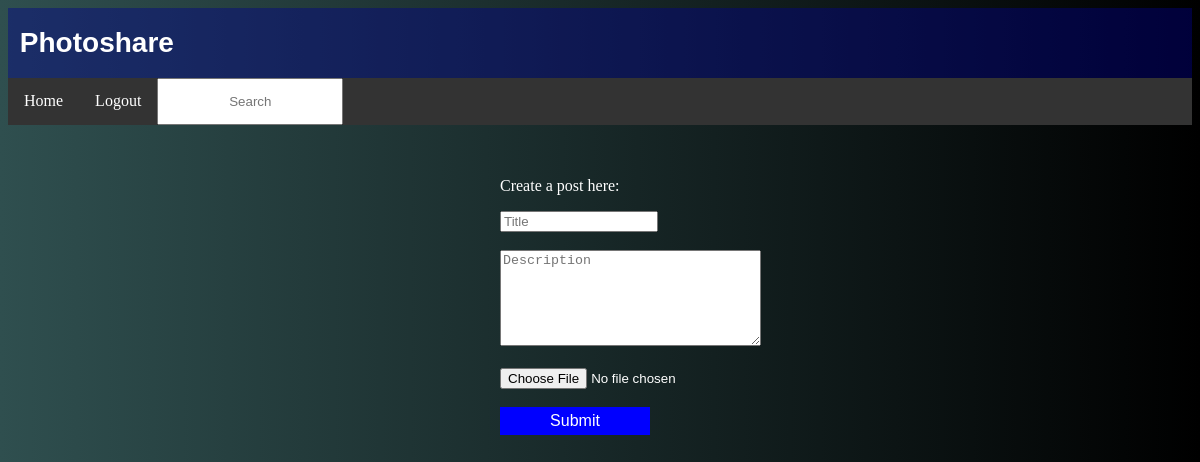
Before: /index.php (signed in) with the older database file.
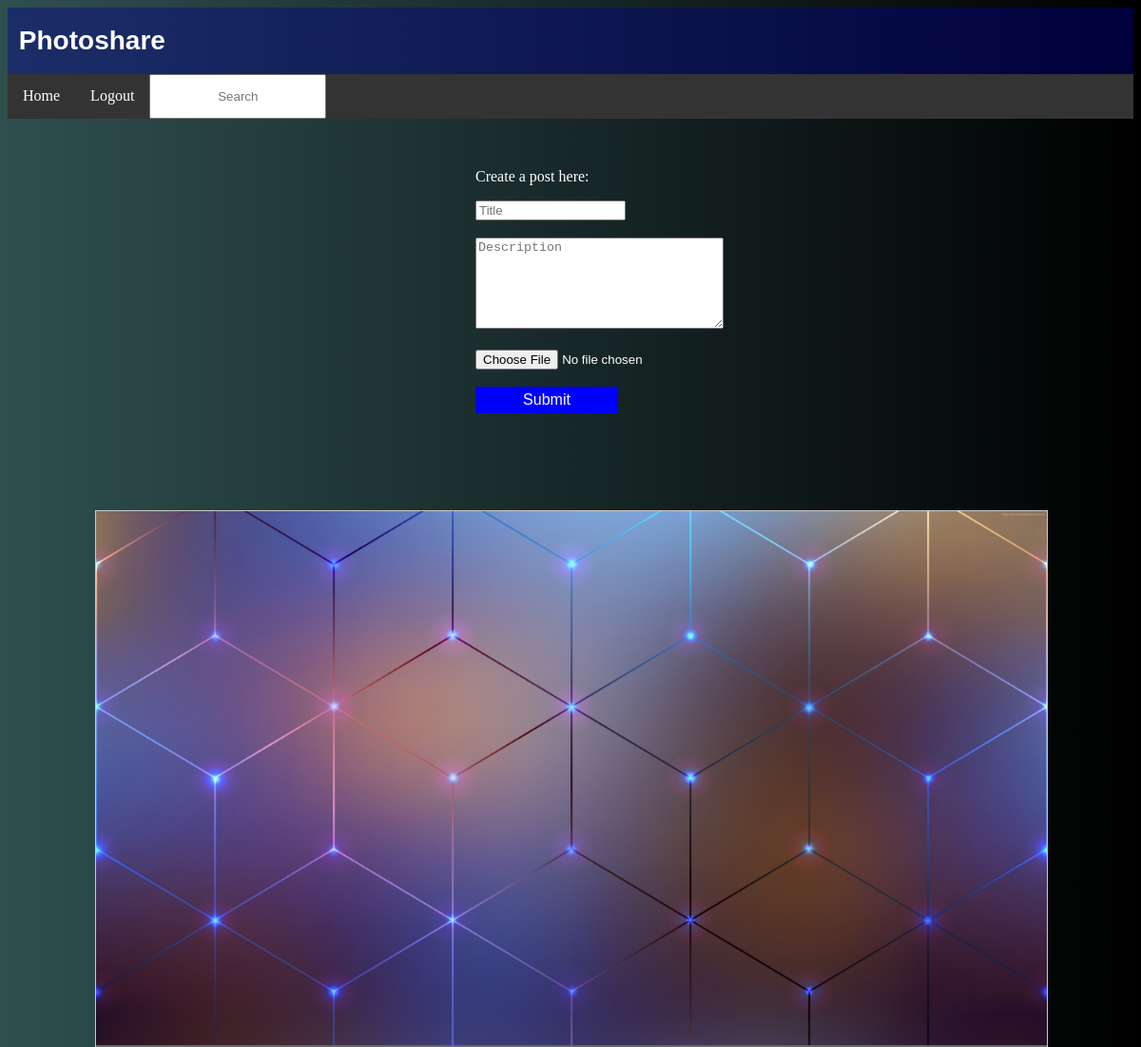
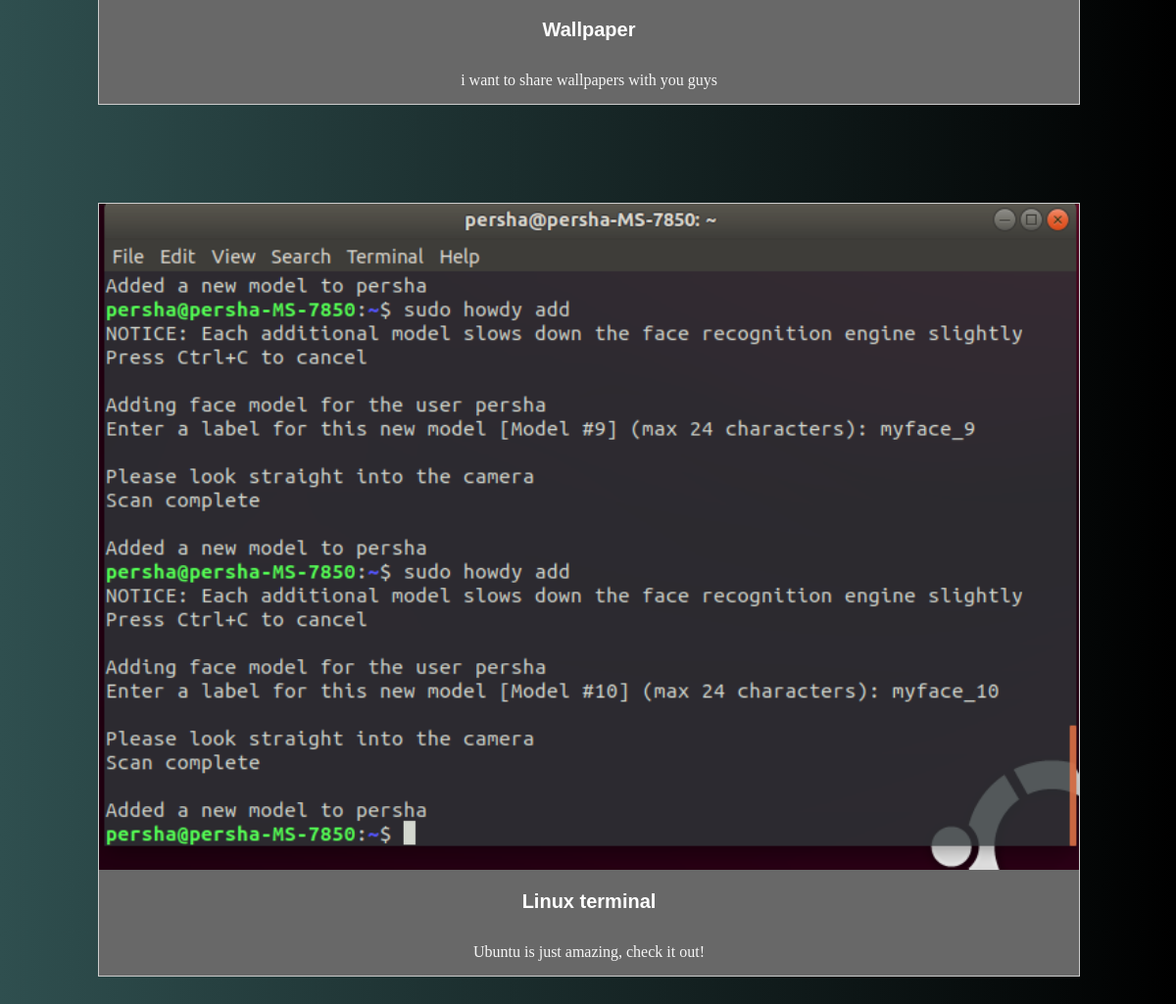
After: the same page with the newer database file (2 pictures, top to bottom).
### tables this page shows
CREATE TABLE `user_post` (
  `user_post_id` varchar(36) NOT NULL,
  `user_post_time` timestamp NOT NULL DEFAULT CURRENT_TIMESTAMP ON UPDATE CURRENT_TIMESTAMP,
  `user_post_header` varchar(100) NOT NULL,
  `user_post_description` varchar(500) NOT NULL,
  `user_post_url` varchar(500) NOT NULL
);

### db_connect.php (called while the page is built, shortened)
<?php
    function selectAllPosts() {
        require 'db_config.php';
        $pdo = new PDO("mysql:host=$host;dbname=$dbname", $username, $password);
        $data = $pdo->query("SELECT * FROM user_post ORDER BY user_post_time DESC");
        $result = $data->fetchAll();
        return $result;
    }
?>

### ViewController.php (called while the page is built, shortened)
<?php
    function viewAllPosts() {
        require 'db_connect.php';
        return selectAllPosts();
    }
?>

### index.php (the view, shortened to what this page needs)
<!DOCTYPE html>
<html>
<head>
</head>
    <body>
        <?php include 'top.php';
        if ($_SESSION["logged_in"] == true) {
        ?>
        <div id="content">
            <br><br>
        <p>Create a post here:</p>
        <form action = "" method = "POST" enctype = "multipart/form-data">
                <input type="text" name="header" id="header" placeholder="Title"/>
                <br>
                <br>
                <textarea rows="6" cols="30" type="text" name="description" id="description" placeholder="Description"></textarea>
                <br>
                <br>
            <input style="color: white;"  type = "file" name = "image"/>
            <br>
            <br>
        <input type = "submit" value = "Submit" />
        </form>
        <br>
        <br>
    </div>
    <div id="posts">
    <?php
        $allPosts = viewAllPosts();
        echo '<span id="defaultpage">';
        if ($_POST['search'] == "") {
            foreach ($allPosts as $post) {
                echo    '<div class="gallery">
                        <img src="'.$post[4].'">
                        <div class="header"><h2>'.$post[2].'</h2></div>
                        <div class="desc">'.$post[3].'</div>
                        </div>';
            }
        }
        echo '</span>';
    ?>
    </div>
        <?php } else {
            echo '</br></br><div id="content"><h2>For viewing/posting pictures, please login.</h2></div>';
        } ?>
    </body>
</html>

### top.php (shortened to what this page needs)
<link rel="stylesheet" type="text/css" href="style.css">
<?php include 'ViewController.php'; ?>
<div id="headertitle"><h1>Photoshare</h1></div>
<ul>
    <li><a href="index.php">Home</a></li>
    <?php
        if ($_SESSION["logged_in"] == true) {
            echo "<li><a href=\"logout.php\">Logout</a></li>";
            echo "<li><input type=\"text\" name=\"search\" id=\"search\" onkeyup=\"showHint(this.value)\" placeholder=\"Search\"></li>";
        } else {
            echo "<li><a href=\"login_page.php\">Login</a></li>";
            echo "<li><a href=\"register_page.php\">Signup</a></li>";
        }
    ?>
</ul>

### style.css (style rules this page uses)
body { background-image: linear-gradient(to right, darkslategrey , black); }
input[type=text] { width: 150px; margin: 0 auto; }
input[type=submit] { background-color: blue; border: none; color: white; padding: 5px 20px; text-align: center; text-decoration: none; display: inline-block; font-size: 16px; width: 150px; margin: 0 auto; }
ul { list-style-type: none; margin: 0; padding: 0; overflow: hidden; background-color: #333; }
li { float: left; }
li a { display: block; color: white; text-align: center; padding: 14px 16px; text-decoration: none; }
li input { display: block; color: white; text-align: center; padding: 14px 16px; text-decoration: none; }
h1 { font-size: 40px; font-style: normal; font-family: Arial, Helvetica, sans-serif; color: white; }
h2 { font-size: 20px; font-style: normal; font-family: Arial, Helvetica, sans-serif; color: white; }
#headertitle { color: white; font-size: 40px; font-style: normal; font-family: Arial, Helvetica, sans-serif; color: white; list-style-type: none; padding: 0; overflow: hidden; background-color: rgba(0, 0, 139, 0.418); }
#headertitle h1 { font-size: 28px; margin: 100; margin-left: 1%; }
#content { width: 200px; margin: auto; }
#content p { color: white; }
#posts { width: 1100px; margin: auto; }
div.gallery { margin: 50px; border: 1px solid #ccc; float: left; background-color: rgb(104, 104, 104); }
div.gallery img { height: auto; width: 1000px; }
div.header { color: white; text-align: center; }
div.desc { color: whitesmoke; padding: 15px; text-align: center; }

Changed rows visible on the page:
added user_post: user_post_url (picture), user_post_header "Wallpaper", user_post_description "i want to share wallpapers with you guys"
added user_post: user_post_url (picture), user_post_header "Linux terminal", user_post_description "Ubuntu is just amazing, check it out!"
